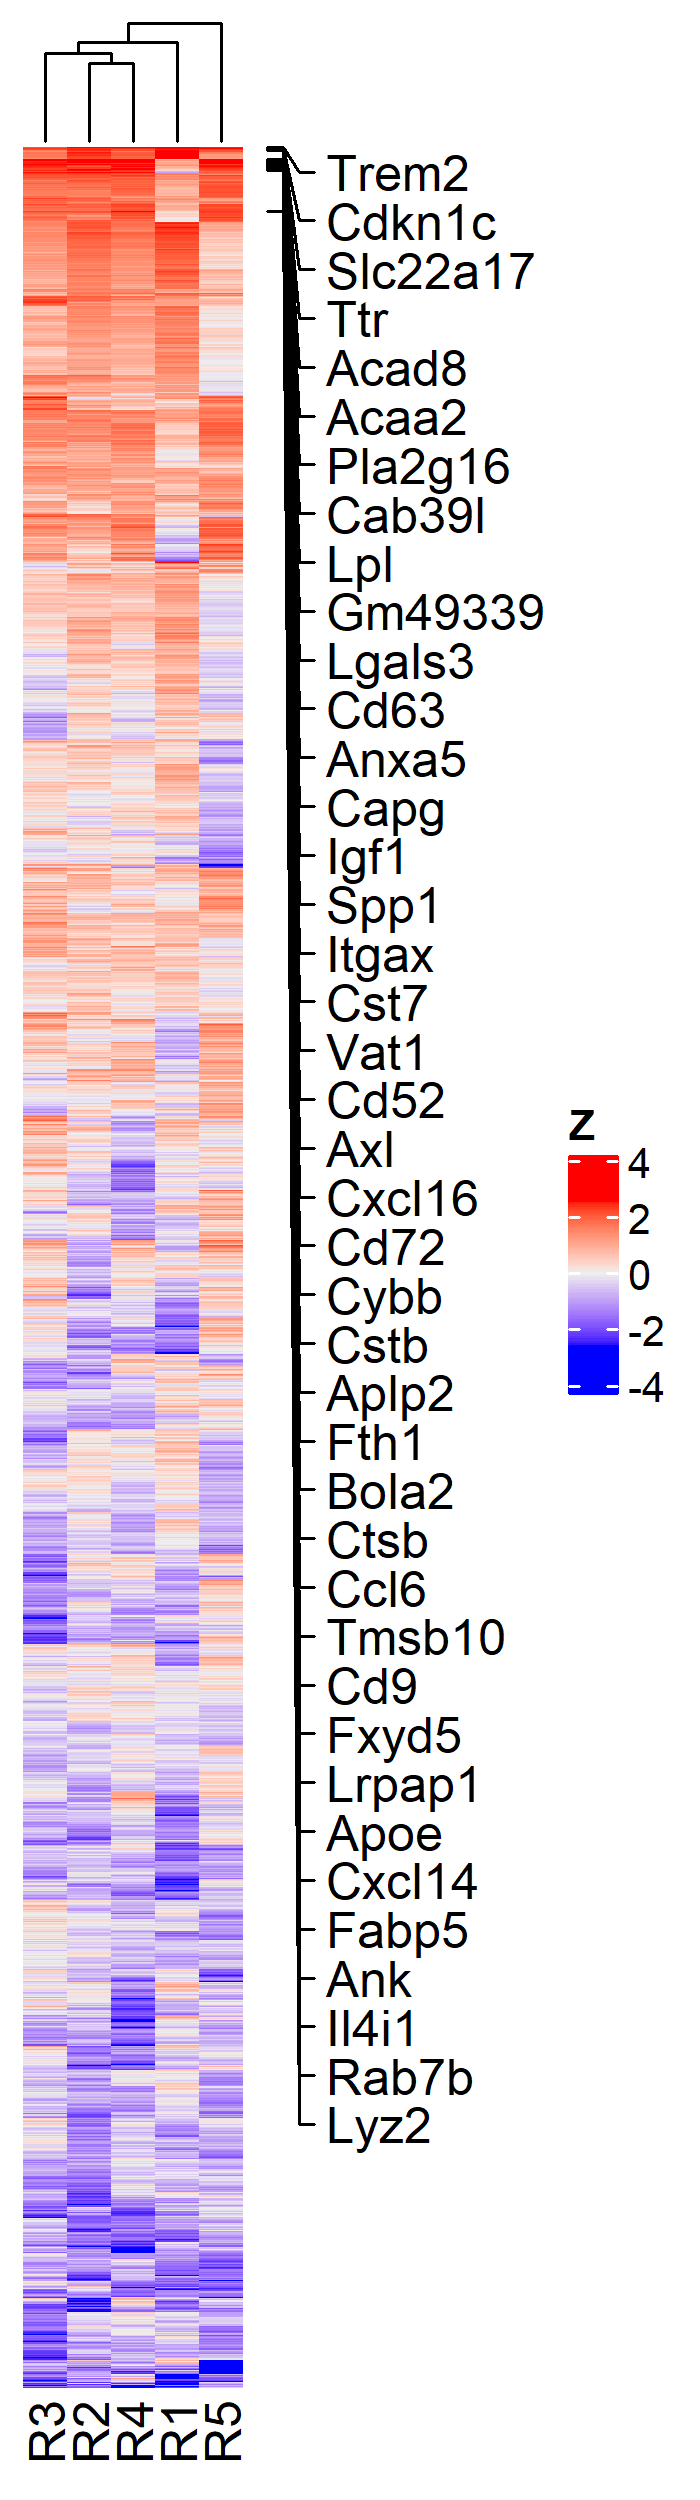

Here is the R script that generated this plot:
# library(pbapply)
# load('TREM2/Results/GSE130626.RData')
# WT <- GSE130626$WT
# sum(WT['Trem2', ] != 0)
# set.seed(1)
# allDR <- pblapply(1:100, function(X){
#   sGenes <- unique(c('Trem2', sample(rownames(WT), 1000)))
#   tWT <- WT[sGenes, sGenes]
#   tKO <- tWT
#   tKO['Trem2',] <- 0
#
#   DR <- scTenifoldKnk:::dRegulation(scTenifoldNet::manifoldAlignment(tWT, tKO, d = 2),1)
#   return(DR)
# })
# drGenes <- lapply(allDR, function(X){X$gene[X$p.adj < 0.05]})
# allGenes <- lapply(allDR, function(X){X$gene})
# allGenes <- table(unlist(allGenes))
# drGenes <- table(unlist(drGenes))
# sGenes <- intersect(names(allGenes), names(drGenes))
# O <- data.frame(n.tested=(drGenes[sGenes]/allGenes[sGenes]), n = allGenes[sGenes])
# O <- O[order(O$n.tested.Freq, decreasing = TRUE),]
# writeLines(as.vector(O$n.tested.Var1)[O$n.tested.Freq > 0.8])

setwd('/data/dcosorioh/TREM2/')
library(Matrix)
library(scTenifoldKnk)
library(UpSetR)

# TREM2
CM <- read.csv('TREM2/Data/GSE130626_umi_counts.csv.gz')
MD <- read.csv('TREM2/Data/GSE130626_cell_info.csv.gz', stringsAsFactors = FALSE)
GD <- read.csv('TREM2/Data/GSE130626_gene_info.csv.gz', stringsAsFactors = FALSE)

CM <- CM[!is.na(GD$symbol),]
GD <- GD[!is.na(GD$symbol),]

rownames(CM) <- make.unique(GD$symbol)

MD <- MD[((MD$treatment %in% 'cuprizone') & (MD$trem2_genotype %in% c('WT'))),]
CM <- CM[,MD$cell_id]
CM <- Matrix(as.matrix(CM))

dim(CM)
# 765 cells

round(ncol(CM) * 0.75)
# 574 cells selected each time

# set.seed(1)
# tCM <- CM[,sample(colnames(CM), size = 0.75 * ncol(CM))]
# tCM <- tCM[rowMeans(tCM != 0) > 0.1,]
# O <- scTenifoldKnk::scTenifoldKnk(tCM, gKO = 'Trem2')
# save(O, file = 'Trem2r1.RData')

# set.seed(2)
# tCM <- CM[,sample(colnames(CM), size = 0.75 * ncol(CM))]
# tCM <- tCM[rowMeans(tCM != 0) > 0.1,]
# O <- scTenifoldKnk::scTenifoldKnk(tCM, gKO = 'Trem2')
# save(O, file = 'Trem2r2.RData')

# set.seed(3)
# tCM <- CM[,sample(colnames(CM), size = 0.75 * ncol(CM))]
# tCM <- tCM[rowMeans(tCM != 0) > 0.1,]
# O <- scTenifoldKnk::scTenifoldKnk(tCM, gKO = 'Trem2')
# save(O, file = 'Trem2r3.RData')

# set.seed(4)
# tCM <- CM[,sample(colnames(CM), size = 0.75 * ncol(CM))]
# tCM <- tCM[rowMeans(tCM != 0) > 0.1,]
# O <- scTenifoldKnk::scTenifoldKnk(tCM, gKO = 'Trem2')
# save(O, file = 'Trem2r4.RData')

# set.seed(5)
# tCM <- CM[,sample(colnames(CM), size = 0.75 * ncol(CM))]
# tCM <- tCM[rowMeans(tCM != 0) > 0.1,]
# O <- scTenifoldKnk::scTenifoldKnk(tCM, gKO = 'Trem2')
# save(O, file = 'Trem2r5.RData')

# set.seed(6)
# tCM <- CM[,sample(colnames(CM), size = 0.75 * ncol(CM))]
# tCM <- tCM[rowMeans(tCM != 0) > 0.1,]
# O <- scTenifoldKnk::scTenifoldKnk(tCM, gKO = 'Trem2')
# save(O, file = 'Trem2r6.RData')

# set.seed(7)
# tCM <- CM[,sample(colnames(CM), size = 0.75 * ncol(CM))]
# tCM <- tCM[rowMeans(tCM != 0) > 0.1,]
# O <- scTenifoldKnk::scTenifoldKnk(tCM, gKO = 'Trem2')
# save(O, file = 'Trem2r7.RData')

# set.seed(8)
# tCM <- CM[,sample(colnames(CM), size = 0.75 * ncol(CM))]
# tCM <- tCM[rowMeans(tCM != 0) > 0.1,]
# O <- scTenifoldKnk::scTenifoldKnk(tCM, gKO = 'Trem2')
# save(O, file = 'Trem2r8.RData')

# set.seed(9)
# tCM <- CM[,sample(colnames(CM), size = 0.75 * ncol(CM))]
# tCM <- tCM[rowMeans(tCM != 0) > 0.1,]
# O <- scTenifoldKnk::scTenifoldKnk(tCM, gKO = 'Trem2')
# save(O, file = 'Trem2r9.RData')

# set.seed(10)
# tCM <- CM[,sample(colnames(CM), size = 0.75 * ncol(CM))]
# tCM <- tCM[rowMeans(tCM != 0) > 0.1,]
# O <- scTenifoldKnk::scTenifoldKnk(tCM, gKO = 'Trem2')
# save(O, file = 'Trem2r10.RData')

drGenes <- lapply(1:5, function(X){
  load(paste0('reviewer1_comment6/Trem2r',X,'.RData'))
  O$diffRegulation$gene[O$diffRegulation$p.adj < 0.05]
})
names(drGenes) <- paste0('R',1:5)
png('reviewer1_comment6a.png', width = 2500, height = 1500, res = 300)
upset(fromList(drGenes))
dev.off()

drGenes <- sort(table(unlist(drGenes)), decreasing = TRUE)/5
length(drGenes)
# 246 at least once identified diferentially regulated genes after Trem2 knockout
drGenes <- names(drGenes[drGenes > 0.8])
length(drGenes)
# 34 genes identified to be diferentially regulated genes after Trem2 knockout above 80% of the time Ank, Anxa5, Aplp2, Apoe, Axl, Bola2, Capg, Ccl6, Cd52, Cd63, Cd72, Cd9, Cst7, Cstb, Ctsb, Cxcl14, Cxcl16, Cybb, Fabp5, Fth1, Fxyd5, Gm49339, Igf1, Il4i1, Itgax, Lgals3, Lpl, Lrpap1, Lyz2, Rab7b, Spp1, Tmsb10, Trem2, Vat1

drOutput <- lapply(1:5, function(X){
  load(paste0('reviewer1_comment6/Trem2r',X,'.RData'))
  write.csv(O$diffRegulation, file = paste0('reviewer1_comment6/Trem2r',X,'.csv'), row.names = FALSE)
  Z <- O$diffRegulation$Z
  names(Z) <- O$diffRegulation$gene
  return(Z)
})

allGenes <- unique(unlist(lapply(drOutput, names)))

allZ <- t(do.call(rbind.data.frame,lapply(drOutput, function(X){X[allGenes]})))
rownames(allZ) <- allGenes
allZ <- allZ[complete.cases(allZ),]
allZ <- allZ[order(apply(apply(allZ,2,rank),1,mean), decreasing = TRUE),]
colnames(allZ) <- paste0('R', 1:5)

library(ComplexHeatmap)
png(filename = 'reviewer1_comment6.png', width = 700, height = 2500, res = 300)
Heatmap(allZ, show_row_names = FALSE, show_row_dend = FALSE, name = 'Z') +
  rowAnnotation(link = anno_mark(at = which(rownames(allZ)%in%drGenes), labels = rownames(allZ)[rownames(allZ)%in%drGenes]))
dev.off()

